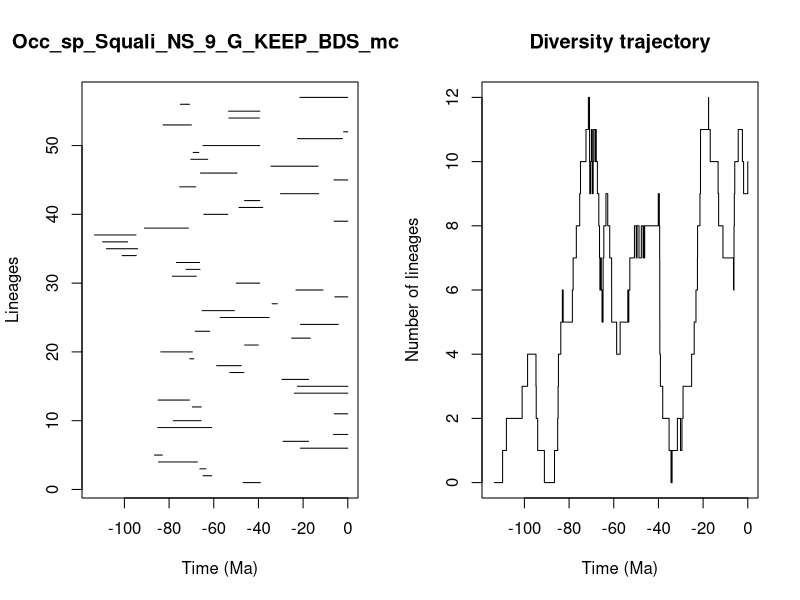

Reproduce this figure in R.


pdf(file='../Results/Species_NS/5_MA_bins_EP_FT/pyrate_mcmc_logs/Occ_sp_Squali_NS_9_G_KEEP_BDS_mcmc_LTT.pdf',width=0.6*20, height=0.6*10)
title = "Occ_sp_Squali_NS_9_G_KEEP_BDS_mcmc"
ts=c(46.868253440518004, 64.75292486085306,66.20907610604249,84.76185636236703,86.53109993375132,21.17192151330396,28.97898194503299,6.3947266085230074,85.10289683374435,78.17965435614765,6.025209654549908,69.54233072764342,84.91747862934062,23.990218671053377,22.53909541735613,29.47542165842972,52.80070986992887,58.707709085575445,70.74667410269535,83.7091112653188,46.15876684362297,25.14047103017578,68.30237000263865,21.152051753520226,57.136701512696504,65.24885991842255,33.889574435002935,5.831085063489852,23.193477956729097,49.93524947669604,78.52156994992954,72.42968398822521,76.75447484025254,101.01759073283203,108.06509975023627,109.76533845647762,113.41085203203903,91.05755569473277,6.154677382289065,64.4465318815312,48.701822780410254,46.185024885244864,30.117309420164357,75.25129730070383,6.189955232118659,65.95179452277662,34.362681695729506,70.28269730102447,69.21933041017118,64.80396325598971,22.48013048004332,1.8740123005925313,82.65467674729476,53.257112569212474,53.366907728860085,74.89023233491481,21.410800652342267)
te=c(39.11782435332327, 60.95900899409433,63.498804320721085,67.3356035296313,83.01186260573643,0.0,17.559134293994266,0.0,60.938126161320696,65.68506110341903,0.0,65.5710667988909,70.86644012240626,0.0,0.0,17.536538488938195,46.507419664249774,47.65956136196936,68.97030596717525,69.60858434803154,40.06314733558672,16.801335617215454,61.80706343991368,4.268972936518675,35.22598533148379,50.74989169116265,31.515289167828886,0.0,11.109045067217336,39.454103542275135,67.83089959402648,66.15373081229717,66.37643183009587,94.71404270366764,94.0643318303803,98.58093500750158,94.81986166895464,71.35918071757717,0.0,53.711208587232655,38.072139321445114,39.394098245265624,13.04633183881083,68.08621720241482,0.0,49.559805960215314,13.285648091480919,62.69479106216992,66.69652484830459,39.403723041847336,2.409036559439324,0.0,70.00541762153745,39.59385271185427,39.36437704178791,70.83181458138714,0.0)
div_traj=c(0, 1,2,3,4,3,2,1,0,1,2,3,4,5,6,5,6,7,8,9,10,11,12,11,10,9,10,11,10,9,10,11,10,11,10,9,8,7,6,7,6,7,6,5,6,7,8,9,8,7,6,5,4,5,6,5,6,7,8,7,8,7,8,7,8,7,8,9,8,7,6,5,4,3,2,1,0,1,2,1,2,3,4,5,6,7,8,9,10,11,12,11,10,9,8,7,6,7,8,9,10,11,10,9,10)
time_events=c(113.41085203203903, 109.76533845647762,108.06509975023627,101.01759073283203,98.58093500750158,94.81986166895464,94.71404270366764,94.0643318303803,91.05755569473277,86.53109993375132,85.10289683374435,84.91747862934062,84.76185636236703,83.7091112653188,83.01186260573643,82.65467674729476,78.52156994992954,78.17965435614765,76.75447484025254,75.25129730070383,74.89023233491481,72.42968398822521,71.35918071757717,70.86644012240626,70.83181458138714,70.74667410269535,70.28269730102447,70.00541762153745,69.60858434803154,69.54233072764342,69.21933041017118,68.97030596717525,68.30237000263865,68.08621720241482,67.83089959402648,67.3356035296313,66.69652484830459,66.37643183009587,66.20907610604249,66.15373081229717,65.95179452277662,65.68506110341903,65.5710667988909,65.24885991842255,64.80396325598971,64.75292486085306,64.4465318815312,63.498804320721085,62.69479106216992,61.80706343991368,60.95900899409433,60.938126161320696,58.707709085575445,57.136701512696504,53.711208587232655,53.366907728860085,53.257112569212474,52.80070986992887,50.74989169116265,49.93524947669604,49.559805960215314,48.701822780410254,47.65956136196936,46.868253440518004,46.507419664249774,46.185024885244864,46.15876684362297,40.06314733558672,39.59385271185427,39.454103542275135,39.403723041847336,39.394098245265624,39.36437704178791,39.11782435332327,38.072139321445114,35.22598533148379,34.362681695729506,33.889574435002935,31.515289167828886,30.117309420164357,29.47542165842972,28.97898194503299,25.14047103017578,23.990218671053377,23.193477956729097,22.53909541735613,22.48013048004332,21.410800652342267,21.17192151330396,21.152051753520226,17.559134293994266,17.536538488938195,16.801335617215454,13.285648091480919,13.04633183881083,11.109045067217336,6.3947266085230074,6.189955232118659,6.154677382289065,6.025209654549908,5.831085063489852,4.268972936518675,2.409036559439324,1.8740123005925313,0.0)
                par(mfrow=c(1,2))
                L = length(ts)
                plot(ts, 1:L , xlim=c(-max(ts)-1,0), pch=20, type="n", main=title,xlab="Time (Ma)",ylab="Lineages")
                for (i in 1:L){segments(x0=-te[i],y0=i,x1=-ts[i],y1=i)}    
                t = -time_events
                plot(div_traj ~ t,type="s", main = "Diversity trajectory",xlab="Time (Ma)",ylab="Number of lineages",xlim=c(-max(ts)-1,0))
                abline(v=c(65,200,251,367,445),lty=2,col="gray")
                
